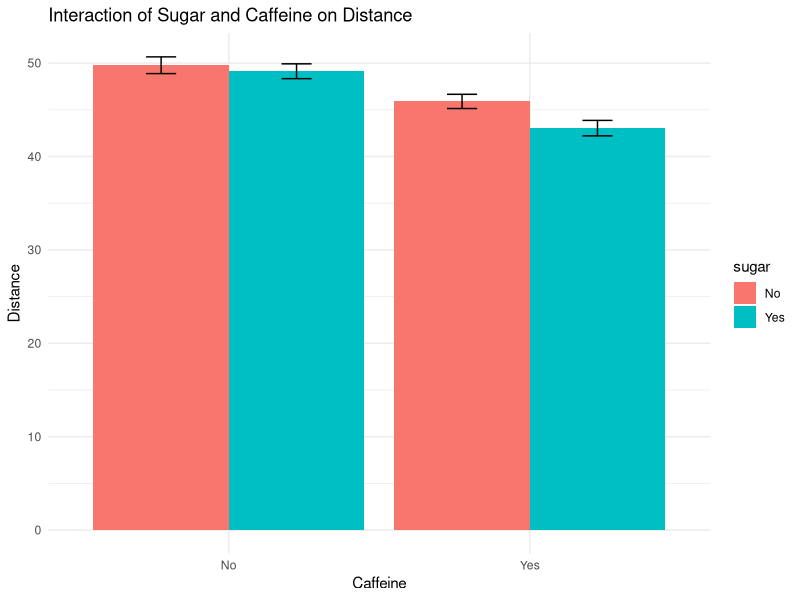

The R source for this figure:
## ---- chunk 1
library(tidyverse) 
## ---- chunk 2
library(kableExtra)

suggestion_dataframe <- data.frame(
                  Sugar = c("No", "Yes", "No", "Yes"),
                  Caffeine = c("No", "No", "Yes","Yes"),
                  Mean_Distance = c(50, 48, 60, 56),
                  Effect = c(" ", "(small drop)", "(big jump)", "(smaller jump)"))

kable(suggestion_dataframe, row.names = F) %>%
     column_spec (1:4, border_left = T, border_right = T) %>% 
     kable_styling()

## ---- chunk 3
suggestion_dataframe <- data.frame(
                  Sugar = c("No", "Yes", "No", "Yes"),
                  Caffeine = c("No", "No", "Yes","Yes"),
                  Mean_Distance = c(50, 48, 45, 40),
                  Effect = c(" ", "(small drop)", "(big drop from 50)", "(even bigger drop from 48)"))

kable(suggestion_dataframe, row.names = F) %>%
     column_spec (1:4, border_left = T, border_right = T) %>% 
     kable_styling()

## ---- chunk 4

set.seed(123)
library(tidyverse)
library(ggplot2)
library(emmeans)

n_per_cell <- 30

# Define revised means: smaller sugar effect
means <- tibble(
  sugar = rep(c("No", "Yes"), each = 2),
  caffeine = rep(c("No", "Yes"), times = 2),
  mean_distance = c(50, 45, 49, 43.5),  # adjusted sugar effect
  sd = 5
)

sim_data <- means %>%
  rowwise() %>%
  mutate(
    distance = list(rnorm(n_per_cell, mean = mean_distance, sd = sd)),
    participant = list(1:n_per_cell)
  ) %>%
  unnest(c(distance, participant)) %>%
  mutate(
    sugar = factor(sugar, levels = c("No", "Yes")),
    caffeine = factor(caffeine, levels = c("No", "Yes"))
  )

model <- aov(distance ~ sugar * caffeine, data = sim_data)
summary(model)

# Plot the interaction
ggplot(sim_data, aes(x = caffeine, y = distance, fill = sugar)) +
  stat_summary(fun = mean, geom = "bar", position = position_dodge(.9)) +
  stat_summary(fun.data = mean_se, geom = "errorbar", width = .2,
               position = position_dodge(.9)) +
  labs(title = "Interaction of Sugar and Caffeine on Distance",
       y = "Distance", x = "Caffeine") +
  theme_minimal()
